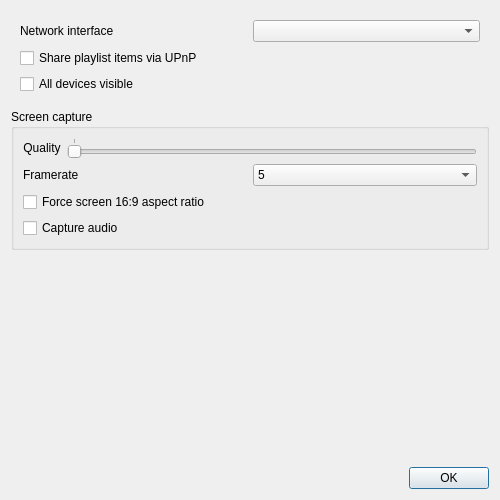
<?xml version="1.0" encoding="UTF-8"?>
<ui version="4.0">
 <class>SettingsDialog</class>
 <widget class="QDialog" name="SettingsDialog">
  <property name="geometry">
   <rect>
    <x>0</x>
    <y>0</y>
    <width>500</width>
    <height>500</height>
   </rect>
  </property>
  <property name="windowTitle">
   <string>Settings</string>
  </property>
  <layout class="QVBoxLayout" name="verticalLayout">
   <item>
    <widget class="QWidget" name="widget" native="true">
     <layout class="QVBoxLayout" name="verticalLayout_2">
      <item>
       <layout class="QHBoxLayout" name="netInfsLayout">
        <item>
         <widget class="QLabel" name="label">
          <property name="text">
           <string>Network interface</string>
          </property>
         </widget>
        </item>
        <item>
         <widget class="QComboBox" name="netiInfsComboBox"/>
        </item>
       </layout>
      </item>
      <item>
       <widget class="QCheckBox" name="contentDirCheckBox">
        <property name="text">
         <string>Share playlist items via UPnP</string>
        </property>
       </widget>
      </item>
      <item>
       <widget class="QCheckBox" name="allDevicesCheckBox">
        <property name="enabled">
         <bool>true</bool>
        </property>
        <property name="text">
         <string>All devices visible</string>
        </property>
       </widget>
      </item>
     </layout>
    </widget>
   </item>
   <item>
    <widget class="QGroupBox" name="groupBox_2">
     <property name="title">
      <string>Screen capture</string>
     </property>
     <layout class="QVBoxLayout" name="verticalLayout_4">
      <item>
       <layout class="QHBoxLayout" name="screenQualityLayout">
        <item>
         <widget class="QLabel" name="label_3">
          <property name="text">
           <string>Quality</string>
          </property>
          <property name="alignment">
           <set>Qt::AlignCenter</set>
          </property>
         </widget>
        </item>
        <item alignment="Qt::AlignVCenter">
         <widget class="QSlider" name="screenQualitySlider">
          <property name="minimum">
           <number>1</number>
          </property>
          <property name="maximum">
           <number>3</number>
          </property>
          <property name="orientation">
           <enum>Qt::Horizontal</enum>
          </property>
          <property name="tickPosition">
           <enum>QSlider::TicksAbove</enum>
          </property>
         </widget>
        </item>
       </layout>
      </item>
      <item>
       <layout class="QHBoxLayout" name="screenFramerateLayout">
        <item>
         <widget class="QLabel" name="label_2">
          <property name="text">
           <string>Framerate</string>
          </property>
         </widget>
        </item>
        <item>
         <widget class="QComboBox" name="screenFramerateComboBox">
          <item>
           <property name="text">
            <string>5</string>
           </property>
          </item>
          <item>
           <property name="text">
            <string>15 (default)</string>
           </property>
          </item>
          <item>
           <property name="text">
            <string>30</string>
           </property>
          </item>
         </widget>
        </item>
       </layout>
      </item>
      <item>
       <widget class="QCheckBox" name="cropCheckBox">
        <property name="text">
         <string>Force screen 16:9 aspect ratio</string>
        </property>
       </widget>
      </item>
      <item>
       <widget class="QCheckBox" name="screenAudioCheckBox">
        <property name="text">
         <string>Capture audio</string>
        </property>
       </widget>
      </item>
     </layout>
    </widget>
   </item>
   <item>
    <spacer name="verticalSpacer">
     <property name="orientation">
      <enum>Qt::Vertical</enum>
     </property>
     <property name="sizeHint" stdset="0">
      <size>
       <width>20</width>
       <height>40</height>
      </size>
     </property>
    </spacer>
   </item>
   <item>
    <widget class="QDialogButtonBox" name="buttonBox">
     <property name="orientation">
      <enum>Qt::Horizontal</enum>
     </property>
     <property name="standardButtons">
      <set>QDialogButtonBox::Ok</set>
     </property>
    </widget>
   </item>
  </layout>
 </widget>
 <resources/>
 <connections>
  <connection>
   <sender>buttonBox</sender>
   <signal>accepted()</signal>
   <receiver>SettingsDialog</receiver>
   <slot>accept()</slot>
   <hints>
    <hint type="sourcelabel">
     <x>257</x>
     <y>490</y>
    </hint>
    <hint type="destinationlabel">
     <x>157</x>
     <y>274</y>
    </hint>
   </hints>
  </connection>
  <connection>
   <sender>buttonBox</sender>
   <signal>rejected()</signal>
   <receiver>SettingsDialog</receiver>
   <slot>reject()</slot>
   <hints>
    <hint type="sourcelabel">
     <x>325</x>
     <y>490</y>
    </hint>
    <hint type="destinationlabel">
     <x>286</x>
     <y>274</y>
    </hint>
   </hints>
  </connection>
 </connections>
</ui>
